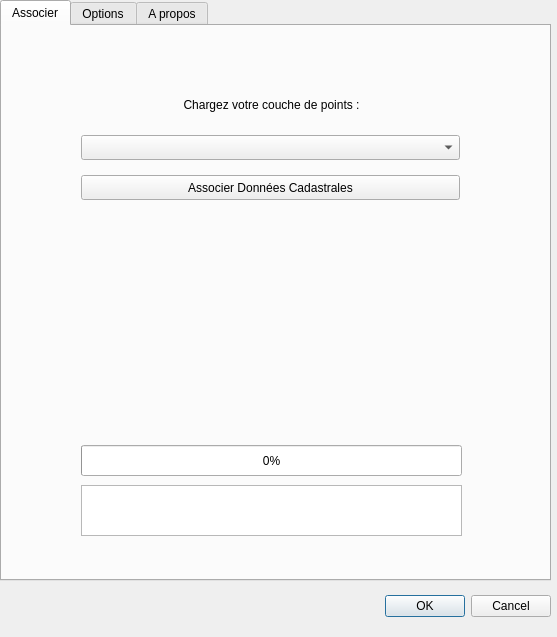
<?xml version="1.0" encoding="UTF-8"?>
<ui version="4.0">
 <class>PointCadastreDialogBase</class>
 <widget class="QDialog" name="PointCadastreDialogBase">
  <property name="geometry">
   <rect>
    <x>0</x>
    <y>0</y>
    <width>557</width>
    <height>637</height>
   </rect>
  </property>
  <property name="windowTitle">
   <string>Point Cadastre</string>
  </property>
  <property name="windowIcon">
   <iconset>
    <normaloff>icon.png</normaloff>icon.png</iconset>
  </property>
  <property name="windowOpacity">
   <double>1.000000000000000</double>
  </property>
  <widget class="QDialogButtonBox" name="button_box">
   <property name="geometry">
    <rect>
     <x>210</x>
     <y>590</y>
     <width>341</width>
     <height>32</height>
    </rect>
   </property>
   <property name="orientation">
    <enum>Qt::Horizontal</enum>
   </property>
   <property name="standardButtons">
    <set>QDialogButtonBox::Cancel|QDialogButtonBox::Ok</set>
   </property>
  </widget>
  <widget class="QTabWidget" name="tabWidget">
   <property name="geometry">
    <rect>
     <x>0</x>
     <y>0</y>
     <width>551</width>
     <height>581</height>
    </rect>
   </property>
   <property name="currentIndex">
    <number>0</number>
   </property>
   <widget class="QWidget" name="tab_main">
    <attribute name="title">
     <string>Associer</string>
    </attribute>
    <layout class="QVBoxLayout" name="verticalLayout_2">
     <item>
      <widget class="QWidget" name="widget" native="true">
       <widget class="QProgressBar" name="progressBar">
        <property name="geometry">
         <rect>
          <x>70</x>
          <y>410</y>
          <width>381</width>
          <height>31</height>
         </rect>
        </property>
        <property name="value">
         <number>0</number>
        </property>
       </widget>
       <widget class="QgsMapLayerComboBox" name="mMapLayerComboBoxLayer">
        <property name="geometry">
         <rect>
          <x>70</x>
          <y>100</y>
          <width>379</width>
          <height>25</height>
         </rect>
        </property>
        <property name="editable">
         <bool>false</bool>
        </property>
        <property name="currentText">
         <string extracomment="Charger la couche"/>
        </property>
        <property name="duplicatesEnabled">
         <bool>false</bool>
        </property>
       </widget>
       <widget class="QPushButton" name="pushButtonLoad">
        <property name="enabled">
         <bool>true</bool>
        </property>
        <property name="geometry">
         <rect>
          <x>70</x>
          <y>140</y>
          <width>379</width>
          <height>25</height>
         </rect>
        </property>
        <property name="text">
         <string>Associer Données Cadastrales</string>
        </property>
       </widget>
       <widget class="QTextBrowser" name="textBrowser_main">
        <property name="geometry">
         <rect>
          <x>70</x>
          <y>450</y>
          <width>381</width>
          <height>51</height>
         </rect>
        </property>
        <property name="contextMenuPolicy">
         <enum>Qt::ActionsContextMenu</enum>
        </property>
        <property name="layoutDirection">
         <enum>Qt::LeftToRight</enum>
        </property>
        <property name="html">
         <string>&lt;!DOCTYPE HTML PUBLIC &quot;-//W3C//DTD HTML 4.0//EN&quot; &quot;http://www.w3.org/TR/REC-html40/strict.dtd&quot;&gt;
&lt;html&gt;&lt;head&gt;&lt;meta name=&quot;qrichtext&quot; content=&quot;1&quot; /&gt;&lt;style type=&quot;text/css&quot;&gt;
p, li { white-space: pre-wrap; }
&lt;/style&gt;&lt;/head&gt;&lt;body style=&quot; font-family:'Ubuntu'; font-size:11pt; font-weight:400; font-style:normal;&quot;&gt;
&lt;p align=&quot;center&quot; style=&quot;-qt-paragraph-type:empty; margin-top:0px; margin-bottom:0px; margin-left:0px; margin-right:0px; -qt-block-indent:0; text-indent:0px;&quot;&gt;&lt;br /&gt;&lt;/p&gt;&lt;/body&gt;&lt;/html&gt;</string>
        </property>
        <property name="tabStopWidth">
         <number>80</number>
        </property>
       </widget>
       <widget class="QLabel" name="label_7">
        <property name="geometry">
         <rect>
          <x>70</x>
          <y>60</y>
          <width>381</width>
          <height>20</height>
         </rect>
        </property>
        <property name="text">
         <string>Chargez votre couche de points :</string>
        </property>
        <property name="alignment">
         <set>Qt::AlignCenter</set>
        </property>
       </widget>
      </widget>
     </item>
    </layout>
   </widget>
   <widget class="QWidget" name="tab_options">
    <attribute name="title">
     <string>Options</string>
    </attribute>
    <widget class="QWidget" name="widget_Donnes" native="true">
     <property name="geometry">
      <rect>
       <x>9</x>
       <y>0</y>
       <width>531</width>
       <height>181</height>
      </rect>
     </property>
     <widget class="QCheckBox" name="checkBox_colonnes">
      <property name="geometry">
       <rect>
        <x>0</x>
        <y>30</y>
        <width>351</width>
        <height>23</height>
       </rect>
      </property>
      <property name="text">
       <string>Générer les données en colonnes</string>
      </property>
      <property name="checked">
       <bool>true</bool>
      </property>
     </widget>
     <widget class="QCheckBox" name="checkBox_INSEE">
      <property name="geometry">
       <rect>
        <x>0</x>
        <y>140</y>
        <width>371</width>
        <height>23</height>
       </rect>
      </property>
      <property name="text">
       <string>Générer le code INSEE complet</string>
      </property>
     </widget>
     <widget class="QCheckBox" name="checkBox_Communes">
      <property name="geometry">
       <rect>
        <x>0</x>
        <y>90</y>
        <width>371</width>
        <height>23</height>
       </rect>
      </property>
      <property name="text">
       <string>Générer le nom des communes</string>
      </property>
      <property name="checked">
       <bool>true</bool>
      </property>
     </widget>
     <widget class="QLabel" name="label">
      <property name="geometry">
       <rect>
        <x>20</x>
        <y>0</y>
        <width>351</width>
        <height>21</height>
       </rect>
      </property>
      <property name="font">
       <font>
        <pointsize>14</pointsize>
       </font>
      </property>
      <property name="text">
       <string>Mise en forme des données cadastrales :</string>
      </property>
      <property name="alignment">
       <set>Qt::AlignCenter</set>
      </property>
     </widget>
     <widget class="QLabel" name="label_2">
      <property name="geometry">
       <rect>
        <x>10</x>
        <y>40</y>
        <width>361</width>
        <height>51</height>
       </rect>
      </property>
      <property name="font">
       <font>
        <pointsize>9</pointsize>
       </font>
      </property>
      <property name="text">
       <string>Génère plusieurs colonnes : Département, Commune, Prefixe
Section et parcelle  (Par défaut) </string>
      </property>
     </widget>
     <widget class="QLabel" name="label_3">
      <property name="geometry">
       <rect>
        <x>10</x>
        <y>110</y>
        <width>361</width>
        <height>20</height>
       </rect>
      </property>
      <property name="font">
       <font>
        <pointsize>9</pointsize>
       </font>
      </property>
      <property name="text">
       <string>Génère le nom des communes (Par défaut)</string>
      </property>
     </widget>
     <widget class="QLabel" name="label_4">
      <property name="geometry">
       <rect>
        <x>10</x>
        <y>160</y>
        <width>361</width>
        <height>20</height>
       </rect>
      </property>
      <property name="font">
       <font>
        <pointsize>9</pointsize>
       </font>
      </property>
      <property name="text">
       <string>Génère le code INSEE complet en un seul champ</string>
      </property>
     </widget>
    </widget>
    <widget class="QWidget" name="widget_Eliminer" native="true">
     <property name="geometry">
      <rect>
       <x>10</x>
       <y>170</y>
       <width>541</width>
       <height>231</height>
      </rect>
     </property>
     <widget class="QPushButton" name="pushButton_eliminer">
      <property name="geometry">
       <rect>
        <x>190</x>
        <y>190</y>
        <width>151</width>
        <height>25</height>
       </rect>
      </property>
      <property name="text">
       <string>Eliminer les couches</string>
      </property>
     </widget>
     <widget class="QLabel" name="label_5">
      <property name="geometry">
       <rect>
        <x>10</x>
        <y>30</y>
        <width>401</width>
        <height>21</height>
       </rect>
      </property>
      <property name="font">
       <font>
        <pointsize>14</pointsize>
       </font>
      </property>
      <property name="text">
       <string>Gérer les couches vectorielles des communes</string>
      </property>
      <property name="alignment">
       <set>Qt::AlignCenter</set>
      </property>
     </widget>
     <widget class="QLabel" name="label_6">
      <property name="geometry">
       <rect>
        <x>10</x>
        <y>160</y>
        <width>531</width>
        <height>31</height>
       </rect>
      </property>
      <property name="font">
       <font>
        <pointsize>9</pointsize>
       </font>
      </property>
      <property name="text">
       <string>Cette fonction élimine les couches vectorielles des communes qui ont pu être enregistrées avant.</string>
      </property>
     </widget>
     <widget class="QCheckBox" name="checkBox_Conserver">
      <property name="geometry">
       <rect>
        <x>0</x>
        <y>60</y>
        <width>511</width>
        <height>23</height>
       </rect>
      </property>
      <property name="text">
       <string>Conserver les couches communes</string>
      </property>
     </widget>
     <widget class="QLabel" name="label_8">
      <property name="geometry">
       <rect>
        <x>10</x>
        <y>80</y>
        <width>511</width>
        <height>20</height>
       </rect>
      </property>
      <property name="font">
       <font>
        <pointsize>9</pointsize>
       </font>
      </property>
      <property name="text">
       <string>Si coché, conserve les couches vectorielles des communes dans le répertoire &quot;layers&quot;</string>
      </property>
     </widget>
     <widget class="QLabel" name="label_9">
      <property name="geometry">
       <rect>
        <x>10</x>
        <y>140</y>
        <width>281</width>
        <height>21</height>
       </rect>
      </property>
      <property name="font">
       <font>
        <pointsize>14</pointsize>
       </font>
      </property>
      <property name="text">
       <string>Eliminer les couches communes</string>
      </property>
      <property name="alignment">
       <set>Qt::AlignCenter</set>
      </property>
     </widget>
    </widget>
    <widget class="QWidget" name="widget_3" native="true">
     <property name="geometry">
      <rect>
       <x>-1</x>
       <y>399</y>
       <width>551</width>
       <height>201</height>
      </rect>
     </property>
     <widget class="QLabel" name="label_10">
      <property name="geometry">
       <rect>
        <x>10</x>
        <y>10</y>
        <width>271</width>
        <height>21</height>
       </rect>
      </property>
      <property name="font">
       <font>
        <pointsize>14</pointsize>
       </font>
      </property>
      <property name="text">
       <string>Mettre à jour les communes</string>
      </property>
      <property name="alignment">
       <set>Qt::AlignCenter</set>
      </property>
     </widget>
     <widget class="QPushButton" name="pushButton_update_layers">
      <property name="geometry">
       <rect>
        <x>170</x>
        <y>100</y>
        <width>231</width>
        <height>25</height>
       </rect>
      </property>
      <property name="text">
       <string>Mettre à jour les communes</string>
      </property>
     </widget>
     <widget class="QLabel" name="label_11">
      <property name="geometry">
       <rect>
        <x>20</x>
        <y>30</y>
        <width>491</width>
        <height>71</height>
       </rect>
      </property>
      <property name="text">
       <string>ATTENTION : Cette option met à jour la liste de communes du territoire
Français, cette opération prend longtemps et n'est pas à effecturer de 
façon systématique (les communes ne changeant que rarement)</string>
      </property>
     </widget>
    </widget>
   </widget>
   <widget class="QWidget" name="tab_about">
    <attribute name="title">
     <string>A propos</string>
    </attribute>
    <widget class="QWidget" name="widget_2" native="true">
     <property name="geometry">
      <rect>
       <x>-1</x>
       <y>0</y>
       <width>551</width>
       <height>631</height>
      </rect>
     </property>
     <widget class="QPlainTextEdit" name="plainTextEdit">
      <property name="geometry">
       <rect>
        <x>3</x>
        <y>10</y>
        <width>551</width>
        <height>611</height>
       </rect>
      </property>
      <property name="plainText">
       <string>Plugin créé par Eric Narro
eric.narro.ied@gmail.com

***************************************************
Cette extension duplique une couche vectorielle sous forme de points et lui associe les données cadastreales. (onglet &quot;Associer&quot;)

***************************************************
ATTENTION : Cette application a besoin d'un accès à internet pour fonctionner !

</string>
      </property>
     </widget>
    </widget>
   </widget>
  </widget>
 </widget>
 <customwidgets>
  <customwidget>
   <class>QgsMapLayerComboBox</class>
   <extends>QComboBox</extends>
   <header>qgsmaplayercombobox.h</header>
  </customwidget>
 </customwidgets>
 <resources/>
 <connections>
  <connection>
   <sender>button_box</sender>
   <signal>accepted()</signal>
   <receiver>PointCadastreDialogBase</receiver>
   <slot>accept()</slot>
   <hints>
    <hint type="sourcelabel">
     <x>20</x>
     <y>20</y>
    </hint>
    <hint type="destinationlabel">
     <x>20</x>
     <y>20</y>
    </hint>
   </hints>
  </connection>
  <connection>
   <sender>button_box</sender>
   <signal>rejected()</signal>
   <receiver>PointCadastreDialogBase</receiver>
   <slot>reject()</slot>
   <hints>
    <hint type="sourcelabel">
     <x>20</x>
     <y>20</y>
    </hint>
    <hint type="destinationlabel">
     <x>20</x>
     <y>20</y>
    </hint>
   </hints>
  </connection>
 </connections>
</ui>
